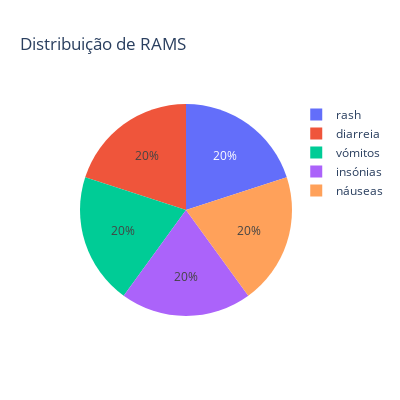

The code cell stored with this chart in its notebook:
### Code cell
RAMS=base.loc[base.Classificação=="RAM"]
pe.pie(RAMS, names=RAMS.Entidade, title = "Distribuição de RAMS", width = 400, height = 400)

### Figure 1 — Plotly figure (JSON) as saved in the notebook; plotly's stock layout.template omitted (floating-point values rounded to 4 significant figures)
{"data": [{"domain": {"x": [0, 1], "y": [0, 1]}, "hovertemplate": "Entidade=%{label}<extra></extra>", "labels": ["rash", "diarreia", "vómitos", "insónias", "náuseas"], "legendgroup": "", "name": "", "showlegend": true, "type": "pie"}], "layout": {"height": 400, "legend": {"tracegroupgap": 0}, "title": {"text": "Distribuição de RAMS"}, "width": 400}}
